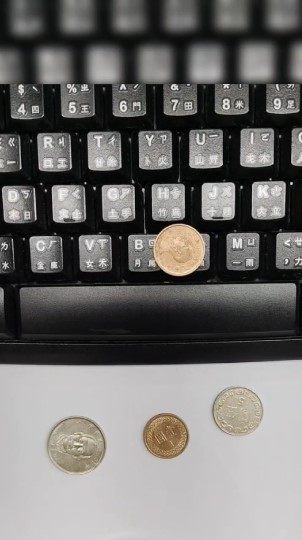
#> input picture 05_AoV_Tool/test1.jpg, 302 x 540 px
$ python tune_params.py
#> lines starting #> are read from the running program, lines starting #| are printed output that depends on the picture
import cv2
import numpy as np
import itertools

# TWD Specs
COIN_DIAMS = {
    "1": 20.0,
    "5": 22.0,
    "10": 26.0,
    "20": 26.85,
    "50": 28.0
}
# Ratios relative to 1 TWD (20mm)
# 1: 1.0
# 5: 1.1
# 10: 1.3
# 20: 1.34
# 50: 1.4

def check_ratios(radii):
    if len(radii) < 2:
        return 0, 0 # Score, Count matching

    # Sort radii
    radii = sorted(radii)

    # Try to fit to TWD models
    # Hypothesize that radii[0] is 1 TWD?
    # Or Hypothesize that radii[0] is X TWD?

    best_score = 0

    # Let's try to find the Largest Consistent Subset (LCS) that fits a linear model
    # diameter = k * radius
    # We want to find k such that radius * k is close to one of the COIN_DIAMS

    # Brute force 'k' by assuming one coin is a match
    # Try assuming each detected circle is a '1 TWD' and see if others fit
    # Try assuming each detected circle is a '10 TWD' and see if others fit

    max_matches = 0
    best_k = 0

    for r_ref in radii:
        for coin_name, coin_d in COIN_DIAMS.items():
            # Assume r_ref corresponds to coin_d
            # k = coin_d / r_ref (mm per pixel * 2) -> actually just scale factor
            # predicted_diam = r * (coin_d / r_ref)

            k = coin_d / r_ref

            matches = 0
            for r in radii:
                pred_d = r * k
                # Check if pred_d is close to ANY coin
                is_match = False
                for c_n, c_d in COIN_DIAMS.items():
                    if abs(pred_d - c_d) < 1.0: # 1mm tolerance
                        is_match = True
                        break
                if is_match:
                    matches += 1

            if matches > max_matches:
                max_matches = matches
                best_k = k

    return max_matches, best_k

def run_tuning(image_path):
#> called with image_path = 'test1.jpg'
    img = cv2.imread(image_path)
#> img is the input picture: shape (540, 302, 3); mean B, G, R 108.6, 110.3, 111.8
    gray = cv2.cvtColor(img, cv2.COLOR_BGR2GRAY)
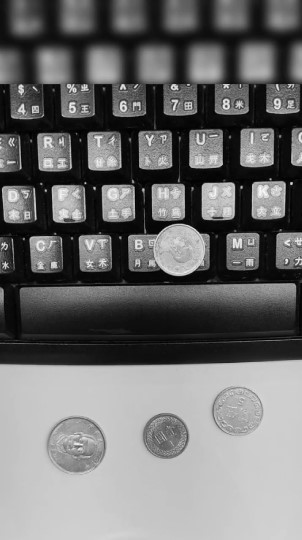
#> gray: shape (540, 302); min 0, max 251, mean 110.6
    gray = cv2.medianBlur(gray, 7)
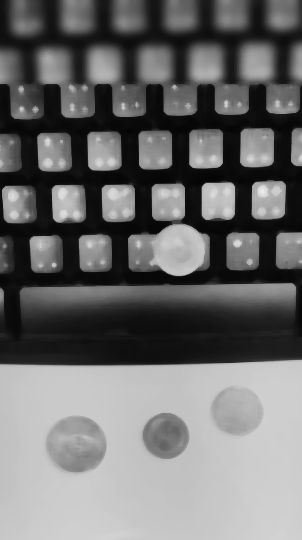
#> gray: shape (540, 302); min 4, max 236, mean 109.2

    print(f"Image: {image_path} {img.shape}")
#| Image: test1.jpg (540, 302, 3)

    # Parameter Sweep
    # param1: edge threshold (higher = fewer edges)
    # param2: accumulator threshold (higher = fewer circles, more perfect)
    # minDist: distance between centers

    results = []

    for p1 in [50, 70, 100]:
        for p2 in [30, 40, 50, 60, 70]:
            for min_dist in [30, 50, 70]:
                 circles = cv2.HoughCircles(
                    gray, cv2.HOUGH_GRADIENT,
                    dp=1.2,
                    minDist=min_dist,
                    param1=p1,
                    param2=p2,
                    minRadius=15, # Adjusted for 302px width (10mm ~ ?)
                    maxRadius=60  # If 50TWD is huge, maybe up to 60? In 300px width, 28mm is likely < 60px radius
                )

                 if circles is not None:
                     count = circles.shape[1]
                     radii = circles[0, :, 2]
                     matches, k = check_ratios(radii)
                     results.append((p1, p2, min_dist, count, matches, k, radii))
                 else:
                     results.append((p1, p2, min_dist, 0, 0, 0, []))
#> after the loop, results = 45 items

    # Sort by matches (desc), then count (asc) -> preferring cleaner fit
    results.sort(key=lambda x: (x[4], -x[3]), reverse=True)

    print("Top 5 Configs:")
    for res in results[:5]:
        p1, p2, md, count, matches, k, radii = res
        print(f"P1={p1} P2={p2} MinDist={md} -> Found {count} circles, {matches} fit TWD model. Radii: {np.sort(radii).astype(int)}")
#> this loop made 5 passes
#> (p1, md, count, matches, k) on passes 1 to 5: (50, 30, 37, 19, 0.524), (70, 30, 27, 11, 0.524), (50, 50, 20, 10, 0.422), (70, 50, 16, 8, 0.452), (100, 30, 18, 7, 1.02)
#| P1=50 P2=30 MinDist=30 -> Found 37 circles, 19 fit TWD model. Radii: [17 18 18 18 19 22 23 24 24 27 28 29 32 36 36 36 37 38 40 43 48 49 50 50
#|  51 51 51 52 52 54 54 55 55 56 57 59 59]
#| P1=70 P2=30 MinDist=30 -> Found 27 circles, 11 fit TWD model. Radii: [16 18 19 20 20 21 22 24 24 26 29 38 38 38 39 40 42 43 47 48 49 50 55 57
#|  57 59 59]
#| P1=50 P2=30 MinDist=50 -> Found 20 circles, 10 fit TWD model. Radii: [15 18 22 24 27 29 32 36 43 47 48 49 51 51 52 52 54 57 59 59]
#| P1=70 P2=30 MinDist=50 -> Found 16 circles, 8 fit TWD model. Radii: [19 20 22 24 26 28 29 38 43 47 48 49 50 57 59 59]
#| P1=100 P2=30 MinDist=30 -> Found 18 circles, 7 fit TWD model. Radii: [16 17 18 19 19 20 22 25 27 28 30 34 35 36 39 43 44 52]

if __name__ == "__main__":
    run_tuning("test1.jpg")
